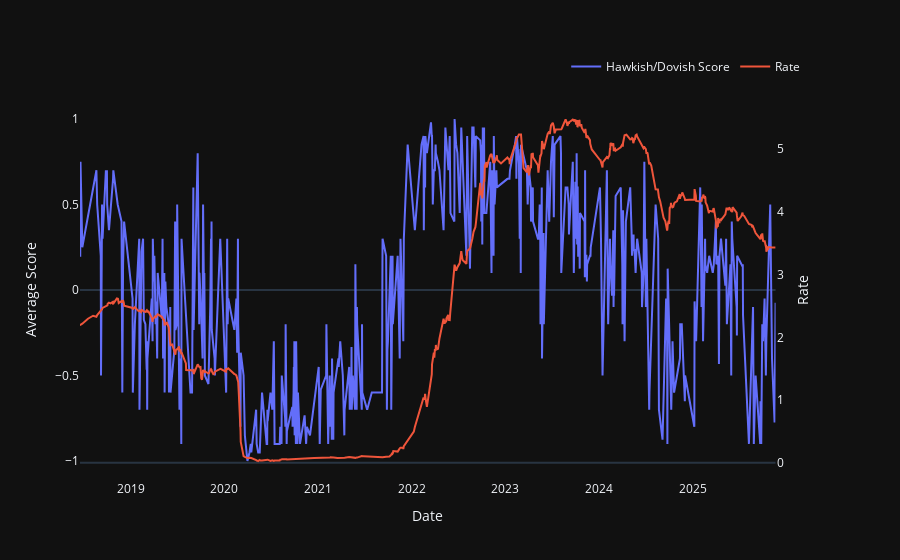

This figure's notebook cell:
### Code cell
import plotly.graph_objects as go
from plotly.subplots import make_subplots

# Create figure with a secondary Y-axis
fig = make_subplots(specs=[[{"secondary_y": True}]])

# --- First trace (left Y-axis) ---
fig.add_trace(
    go.Scatter(
        x=list(average_curve.keys()),
        y=list(average_curve.values()),
        name="Hawkish/Dovish Score",
    ),
    secondary_y=False
)

# --- Second trace (right Y-axis) ---
fig.add_trace(
    go.Scatter(
        x=list(rate_dict.keys()),
        y=list(rate_dict.values()),
        name="Rate",
    ),
    secondary_y=True
)

# Layout updates: remove grid + horizontal legend top right
fig.update_layout(
    xaxis_title="Date",
    legend=dict(
        orientation="h",  # horizontal
        x=0.98,
        y=1.05,  # slightly above the plot
        xanchor="right",
        yanchor="bottom",
        bgcolor="rgba(0,0,0,0)"  # fully transparent
    )
)

# Remove gridlines
fig.update_xaxes(showgrid=False)
fig.update_yaxes(showgrid=False, secondary_y=False)
fig.update_yaxes(showgrid=False, secondary_y=True)

# Y-axis titles
fig.update_yaxes(title_text="Average Score", secondary_y=False)
fig.update_yaxes(title_text="Rate", secondary_y=True)

fig.show()

### Figure 1 — Plotly figure (JSON) as saved in the notebook; plotly's stock layout.template omitted (floating-point values rounded to 4 significant figures; data arrays with more than 128 entries replaced by an {"elided": "..."} marker saying what was removed)
{"data": [{"name": "Hawkish/Dovish Score", "x": {"elided": "471 str values"}, "y": {"elided": "471 float values"}, "type": "scatter", "xaxis": "x", "yaxis": "y"}, {"name": "Rate", "x": {"elided": "647 str values"}, "y": {"elided": "647 float values"}, "type": "scatter", "xaxis": "x", "yaxis": "y2"}], "layout": {"xaxis": {"anchor": "y", "domain": [0.0, 0.94], "title": {"text": "Date"}, "showgrid": false}, "yaxis": {"anchor": "x", "domain": [0.0, 1.0], "showgrid": false, "title": {"text": "Average Score"}}, "yaxis2": {"anchor": "x", "overlaying": "y", "side": "right", "showgrid": false, "title": {"text": "Rate"}}, "legend": {"orientation": "h", "x": 0.98, "y": 1.05, "xanchor": "right", "yanchor": "bottom", "bgcolor": "rgba(0,0,0,0)"}}}
